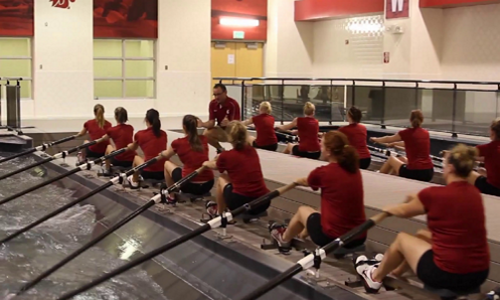
%> input picture AS4/prob1/bg.png, 500 x 300 px
$ octave que.m   (GNU Octave 9; MATLAB toolbox functions it lacks are replaced by stand-ins)
%> lines starting %> are read from the running program, lines starting %| are printed output that depends on the picture
clear all; close all; clc

img = im2double(imread('./bg.png'));
[h, w, ~] = size(img);
%> h = 300; w = 500
points = importdata('./points.txt');
%% Curve Computation
n = size(points, 1); % number of input points
sampleRange = 4;
setNum = ((n - 4) / 3) + 1; % 1~4, 4~7,...,
%==============================================================%
% Code here. Store the results as `result1`, `result2`
M = [-1,  3, -3,  1;
      3, -6,  3,  0;
     -3,  3,  0,  0;
      1,  0,  0,  0];
result1 = [];
result2 = [];
for detail = [0.2, 0.002]
    smaplePointNum = 1/detail + 1;
    for i = 0 : setNum-1
        % get point
        curve = zeros(smaplePointNum, 2, 'double');
        p = zeros(sampleRange, 2, 'double');
        for j = 1 : sampleRange
            p(j, :) = points(i*3 + j, :);
        end
        %
        smaplePoint = 1;
        for t = 0 : detail : 1
            T = [t^3, t^2, t^1, t^0];
            curve(smaplePoint, :) = T * M * p;
            smaplePoint = smaplePoint + 1;
        end
        if detail == 0.2
            result1 = cat(1, result1, curve);% shaped [?, 2]
        elseif detail == 0.002
            result2 = cat(1, result2, curve);% shaped [?, 2]
        end
    end
 end
%==============================================================%

% Draw the polygon of the curve
f = figure;
subplot(1, 2, 1);
imshow(img);
hold on
plot(points(:, 1), points(:, 2), 'r.');
plot(result1(:, 1), result1(:, 2), 'g-');
title('1-(a) detail = 0.2');

subplot(1, 2, 2);
imshow(img);
hold on
plot(points(:, 1), points(:, 2), 'r.');
plot(result2(:, 1), result2(:, 2), 'g-');
title('1-(a) detail = 0.002');
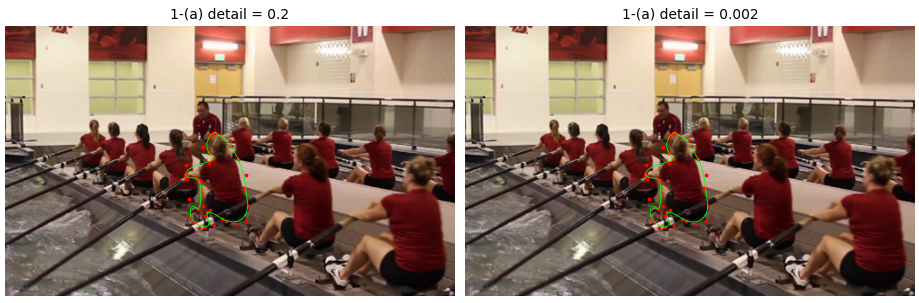
%> figure redrawn from the program's plot data, 2 panels
saveas(f, '1a.png');

%% Scaling
points = points .* 4;
img2 = imresize(img, 4, 'nearest');

%==============================================================%
result = [];
detail = 0.002;
smaplePointNum = 1/detail + 1;
for i = 0 : setNum-1
    % get point
    curve = zeros(smaplePointNum, 2, 'double');
    p = zeros(sampleRange, 2, 'double');
    for j = 1 : sampleRange
        p(j, :) = points(i*3 + j, :);
    end
    %
    smaplePoint = 1;
    for t = 0 : detail : 1
        T = [t^3, t^2, t^1, t^0];
        curve(smaplePoint, :) = T * M * p;
        smaplePoint = smaplePoint + 1;
    end
    result = cat(1, result, curve);% shaped [?, 2]
end
%==============================================================%
f = figure;
imshow(img2);
hold on
plot(points(:, 1), points(:, 2), 'r.');
plot(result(:, 1), result(:, 2), 'g-');
title('1-(b) detail = 0.002');
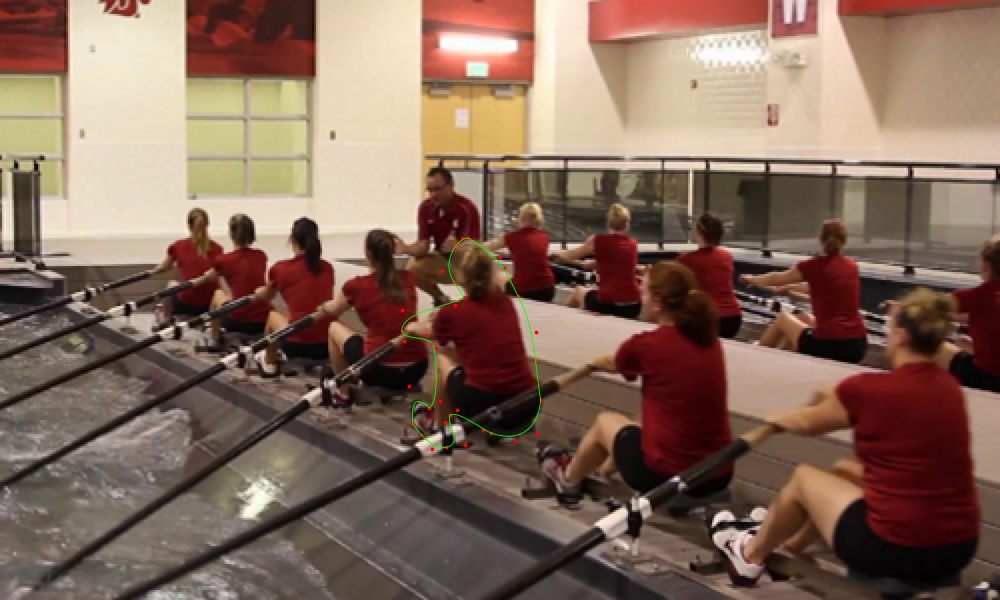
%> figure redrawn from the program's plot data; shown at 1/2 size; its title reads '1-(b) detail = 0.002'
saveas(f, '1b.png');
